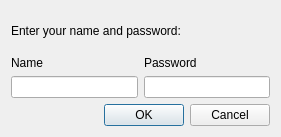
<?xml version="1.0" encoding="UTF-8"?>
<ui version="4.0">
 <class>logIn</class>
 <widget class="QDialog" name="logIn">
  <property name="geometry">
   <rect>
    <x>0</x>
    <y>0</y>
    <width>281</width>
    <height>137</height>
   </rect>
  </property>
  <property name="windowTitle">
   <string>Dialog</string>
  </property>
  <layout class="QVBoxLayout" name="verticalLayout_2">
   <item>
    <widget class="QLabel" name="label">
     <property name="text">
      <string>Enter your name and password:</string>
     </property>
    </widget>
   </item>
   <item>
    <layout class="QVBoxLayout" name="verticalLayout">
     <item>
      <layout class="QHBoxLayout" name="horizontalLayout">
       <item>
        <widget class="QLabel" name="lbl_name">
         <property name="text">
          <string>Name</string>
         </property>
        </widget>
       </item>
       <item>
        <widget class="QLabel" name="lbl_password">
         <property name="text">
          <string>Password</string>
         </property>
        </widget>
       </item>
      </layout>
     </item>
     <item>
      <layout class="QHBoxLayout" name="horizontalLayout_2">
       <item>
        <widget class="QLineEdit" name="lineEdit_name"/>
       </item>
       <item>
        <widget class="QLineEdit" name="lineEdit_password"/>
       </item>
      </layout>
     </item>
    </layout>
   </item>
   <item>
    <widget class="QDialogButtonBox" name="buttonBox">
     <property name="orientation">
      <enum>Qt::Horizontal</enum>
     </property>
     <property name="standardButtons">
      <set>QDialogButtonBox::Cancel|QDialogButtonBox::Ok</set>
     </property>
    </widget>
   </item>
  </layout>
 </widget>
 <resources/>
 <connections>
  <connection>
   <sender>buttonBox</sender>
   <signal>accepted()</signal>
   <receiver>logIn</receiver>
   <slot>accept()</slot>
   <hints>
    <hint type="sourcelabel">
     <x>248</x>
     <y>254</y>
    </hint>
    <hint type="destinationlabel">
     <x>157</x>
     <y>274</y>
    </hint>
   </hints>
  </connection>
  <connection>
   <sender>buttonBox</sender>
   <signal>rejected()</signal>
   <receiver>logIn</receiver>
   <slot>reject()</slot>
   <hints>
    <hint type="sourcelabel">
     <x>316</x>
     <y>260</y>
    </hint>
    <hint type="destinationlabel">
     <x>286</x>
     <y>274</y>
    </hint>
   </hints>
  </connection>
 </connections>
</ui>
